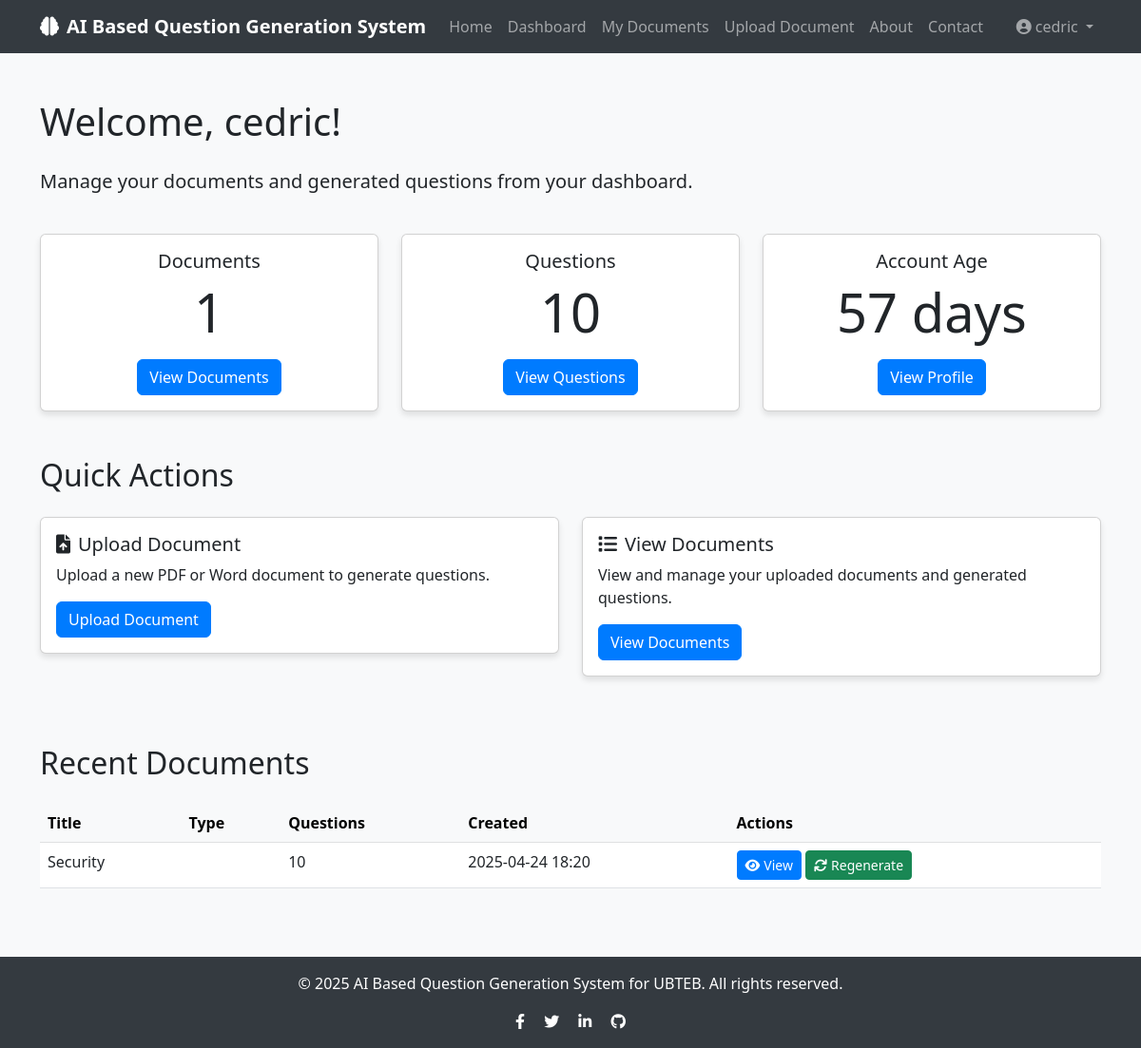
Page /dashboard (signed in) on the earlier database version.
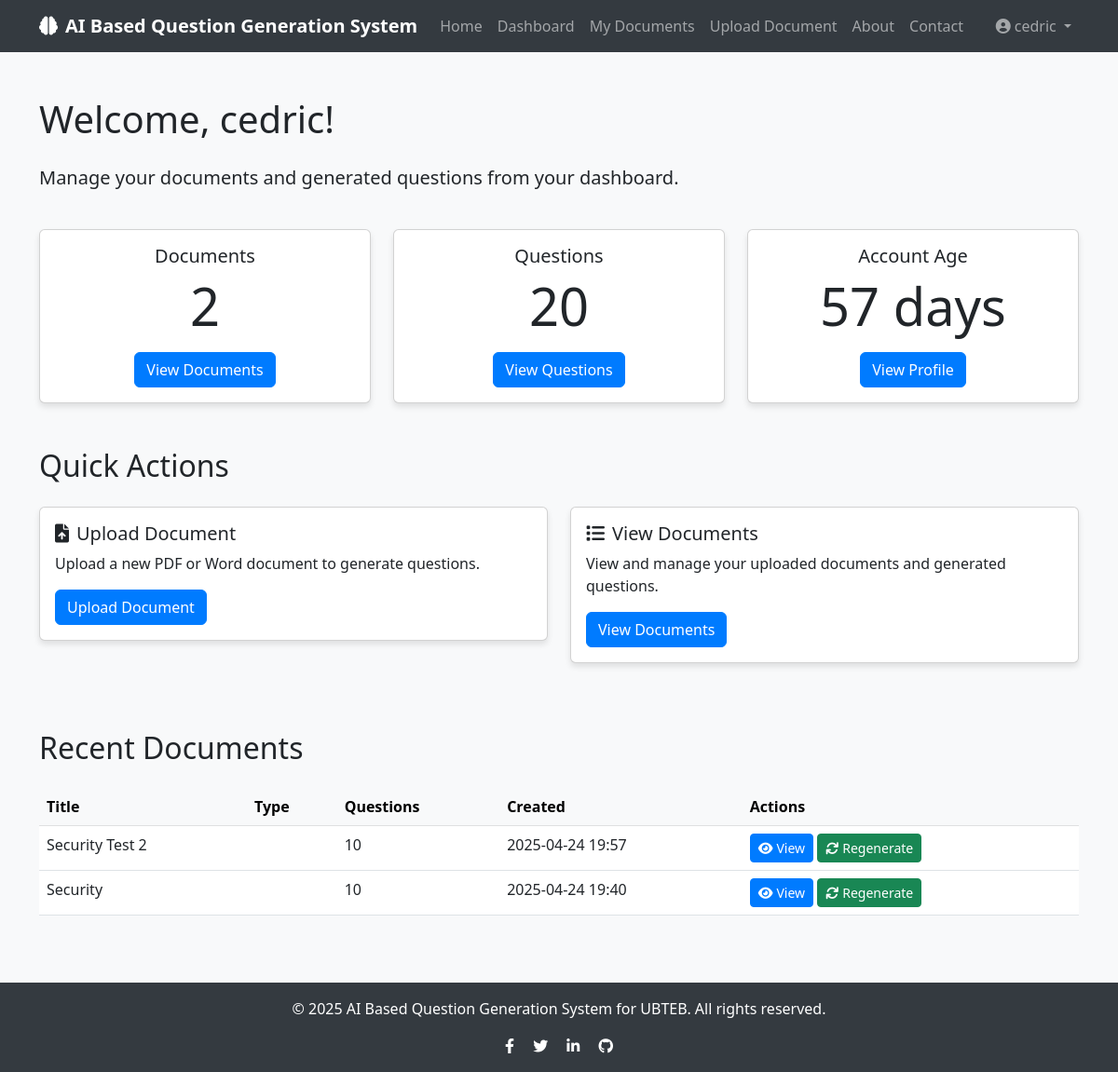
Same page on the later database version.
### app/models/document.py (models this page shows, shortened)
class Document(db.Model):
    id = db.Column(db.Integer, primary_key=True)
    title = db.Column(db.String(100), nullable=False)
    filename = db.Column(db.String(100), nullable=False)
    file_path = db.Column(db.String(255), nullable=False)
    content = db.Column(db.Text, nullable=False)
    created_at = db.Column(db.DateTime, default=datetime.utcnow)
    user_id = db.Column(db.Integer, db.ForeignKey('user.id'), nullable=False)
    questions = db.relationship('Question', backref='document', lazy=True, cascade="all, delete-orphan")

### app/routes/main.py (the view)
@main.route('/dashboard')
@login_required
def dashboard():
    return render_template('dashboard.html', user=current_user, now=datetime.utcnow())

### app/models/user.py (called while the page is built)
@login_manager.user_loader
def load_user(user_id):
    return User.query.get(int(user_id))

### app/templates/dashboard.html (shortened to what this page needs)
{% extends "base.html" %}  {% block content %}
<div class="container py-4">
  <div class="row mb-4">
    <div class="col-md-12">
      <h1 class="mb-4">Welcome, {{ user.username }}!</h1>
      <p class="lead">
        Manage your documents and generated questions from your dashboard.
      </p>
    </div>
  </div>
  <div class="row mb-5">
    <div class="col-md-4">
      <div class="card text-center h-100">
        <div class="card-body">
          <h5 class="card-title">Documents</h5>
          <p class="card-text display-4">{{ user.documents|length }}</p>
          <a
            href="{{ url_for('questions.list_documents') }}"
            class="btn btn-primary"
            >View Documents</a
          >
        </div>
      </div>
    </div>
    <div class="col-md-4">
      <div class="card text-center h-100">
        <div class="card-body">
          <h5 class="card-title">Questions</h5>
          <p class="card-text display-4">{{ user.questions|length }}</p>
          <a
            href="{{ url_for('questions.list_documents') }}"
            class="btn btn-primary"
            >View Questions</a
          >
        </div>
      </div>
    </div>
    <div class="col-md-4">
      <div class="card text-center h-100">
        <div class="card-body">
          <h5 class="card-title">Account Age</h5>
          <p class="card-text display-4">
            {{ ((now - user.created_at).days)|default(0) }} days
          </p>
          <a href="{{ url_for('auth.profile') }}" class="btn btn-primary"
            >View Profile</a
          >
        </div>
      </div>
    </div>
  </div>
  <div class="row mb-5">
    <div class="col-md-12">
      <h2 class="mb-4">Quick Actions</h2>
    </div>
    <div class="col-md-6">
      <div class="card mb-4">
        <div class="card-body">
          <h5 class="card-title">
            <i class="fas fa-file-upload me-2"></i>Upload Document
          </h5>
          <p class="card-text">
            Upload a new PDF or Word document to generate questions.
          </p>
          <a
            href="{{ url_for('questions.upload_document') }}"
            class="btn btn-primary"
            >Upload Document</a
          >
        </div>
      </div>
    </div>
    <div class="col-md-6">
      <div class="card mb-4">
        <div class="card-body">
          <h5 class="card-title">
            <i class="fas fa-list me-2"></i>View Documents
          </h5>
          <p class="card-text">
            View and manage your uploaded documents and generated questions.
          </p>
          <a
            href="{{ url_for('questions.list_documents') }}"
            class="btn btn-primary"
            >View Documents</a
          >
        </div>
      </div>
    </div>
  </div>
  <div class="row">
    <div class="col-md-12">
      <h2 class="mb-4">Recent Documents</h2>
      {% if user.documents %}
      <div class="table-responsive">
        <table class="table table-hover">
          <thead class="table-light">
            <tr>
              <th>Title</th>
              <th>Type</th>
              <th>Questions</th>
              <th>Created</th>
              <th>Actions</th>
            </tr>
          </thead>
<tbody>
    {% for document in user.documents|sort(attribute='created_at', reverse=True)|batch(5)|first|default([]) %}
        <tr>
            <td>{{ document.title or 'Untitled Document' }}</td>
            <td>{{ document.question_type|title }}</td>
            <td>{{ document.questions|length }}</td>
            <td>{{ document.created_at.strftime('%Y-%m-%d %H:%M') }}</td>
            <td>
                <a href="{{ url_for('questions.view_document', document_id=document.id) }}"
                   class="btn btn-sm btn-primary">
                    <i class="fas fa-eye me-1"></i>View
                </a>
                <a href="{{ url_for('questions.generate_questions_form', document_id=document.id) }}"
                   class="btn btn-sm btn-success">
                    <i class="fas fa-sync me-1"></i>Regenerate
                </a>
            </td>
        </tr>
    {% endfor %}
</tbody>
        </table>
      </div>
      {% endif %}
    </div>
  </div>
</div>
{% endblock %}

Differences in the rows shown:
added Document: title "Security Test 2", questions|length "10", created_at "2025-04-24 19:57"
changed Document "Security": created_at "2025-04-24 18:20" → "2025-04-24 19:40"
Other differences:
{{ user.documents|length }}: "1" → "2"
{{ user.questions|length }}: "10" → "20"
